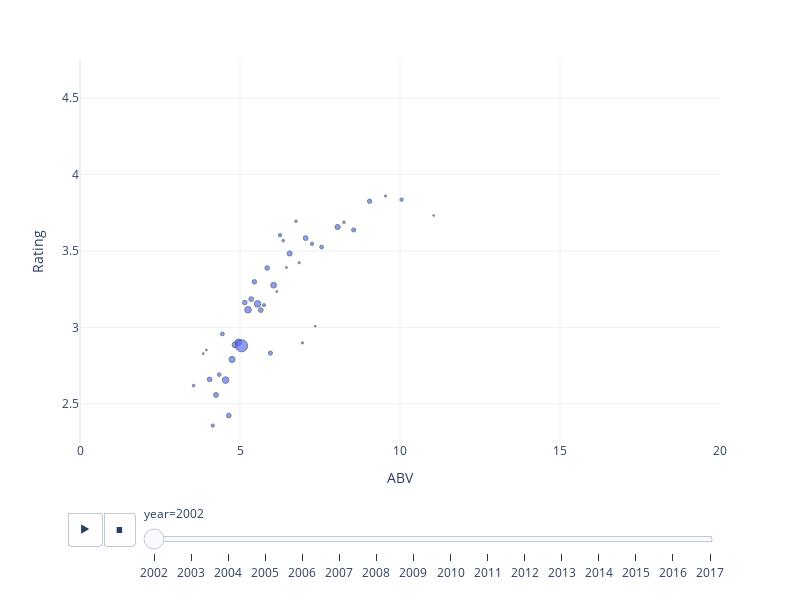

Here is the notebook cell this chart was saved with:
### Markdown cell above
## ABV and style analysis
In this section we'll continue by analyzing the popularity of ABV and style in the world and we'll also study how these have evolved over time.

### Code cell
# Define some useful variables
MAX_ABV = 20
NUMBER_OF_SAMPLES_ABV = 201
MIN_NUMBER_OF_RATING = 250

# Process the data
beer_ratings = []
linspace = np.linspace(0, MAX_ABV, NUMBER_OF_SAMPLES_ABV)
for year in sorted(df_ratings_no_text['date'].dt.year.unique()):
    # Filter the data by the year
    df_year = df_ratings_no_text[df_ratings_no_text['year'] == year]
    
    # Iterate within the ABV range
    for i in range(len(linspace) - 1):
        # Filter the data
        min_abv = round(linspace[i], 2)
        max_abv = round(linspace[i + 1], 2)

        # Compute the matrics
        filtered = df_year[(df_year['abv'] >= min_abv) & (df_year['abv'] < max_abv)]
        ratings = filtered['rating'].mean()
        nbr_ratings = filtered['rating'].count()

        # Append the data
        if nbr_ratings > MIN_NUMBER_OF_RATING:
            beer_ratings.append({'year': year, 'abv': (min_abv+max_abv)/2, 'rating': ratings, 'nbr_ratings': nbr_ratings})

# Convert to DataFrame
beer_ratings = pd.DataFrame(beer_ratings)

# Do the plot
fig = px.scatter(beer_ratings, x='abv', y='rating', size='nbr_ratings', hover_name='abv',animation_frame='year', labels={'abv': 'ABV:', 'rating': 'Rating:', 'nbr_ratings': 'Number of ratings:'},range_x=[0, 20], range_y=[2.25, 4.75])
fig.update_traces(marker=dict(line=dict(width=1, color='DarkSlateGrey')))
fig.update_layout(showlegend=False)
fig.update_xaxes(title_text='ABV')
fig.update_yaxes(title_text='Rating')
fig.show()

### Figure 1 — Plotly figure (JSON) as saved in the notebook; plotly's stock layout.template omitted (floating-point values rounded to 4 significant figures)
{"data": [{"hovertemplate": "<b>%{hovertext}</b><br><br>year=2002<br>ABV:=%{x}<br>Rating:=%{y}<br>Number of ratings:=%{marker.size}<extra></extra>", "hovertext": [3.55, 3.85, 3.95, 4.05, 4.15, 4.25, 4.35, 4.45, 4.55, 4.65, 4.75, 4.85, 4.95, 5.05, 5.15, 5.25, 5.35, 5.45, 5.55, 5.65, 5.75, 5.85, 5.95, 6.05, 6.15, 6.25, 6.35, 6.45, 6.55, 6.75, 6.85, 6.95, 7.05, 7.25, 7.35, 7.55, 8.05, 8.25, 8.55, 9.05, 9.55, 10.05, 11.05], "legendgroup": "", "marker": {"color": "#636efa", "line": {"color": "DarkSlateGrey", "width": 1}, "size": [589, 285, 266, 1659, 824, 1849, 1073, 1106, 3415, 1728, 2901, 2942, 3174, 11561, 1609, 3450, 1785, 1601, 3346, 1762, 722, 1646, 1404, 2598, 300, 847, 509, 330, 2022, 485, 389, 408, 1847, 854, 255, 1139, 2118, 501, 1329, 1497, 392, 922, 266], "sizemode": "area", "sizeref": 157.2, "symbol": "circle"}, "mode": "markers", "name": "", "orientation": "v", "showlegend": false, "type": "scatter", "x": [3.55, 3.85, 3.95, 4.05, 4.15, 4.25, 4.35, 4.45, 4.55, 4.65, 4.75, 4.85, 4.95, 5.05, 5.15, 5.25, 5.35, 5.45, 5.55, 5.65, 5.75, 5.85, 5.95, 6.05, 6.15, 6.25, 6.35, 6.45, 6.55, 6.75, 6.85, 6.95, 7.05, 7.25, 7.35, 7.55, 8.05, 8.25, 8.55, 9.05, 9.55, 10.05, 11.05], "xaxis": "x", "y": [2.619, 2.828, 2.852, 2.66, 2.357, 2.558, 2.691, 2.957, 2.655, 2.423, 2.79, 2.886, 2.904, 2.88, 3.162, 3.116, 3.185, 3.298, 3.154, 3.113, 3.146, 3.389, 2.832, 3.276, 3.235, 3.603, 3.568, 3.392, 3.484, 3.695, 3.423, 2.899, 3.585, 3.547, 3.008, 3.525, 3.657, 3.688, 3.638, 3.826, 3.859, 3.836, 3.733], "yaxis": "y"}], "layout": {"height": 600, "legend": {"itemsizing": "constant", "tracegroupgap": 0}, "margin": {"t": 60}, "showlegend": false, "sliders": [{"active": 0, "currentvalue": {"prefix": "year="}, "len": 0.9, "pad": {"b": 10, "t": 60}, "steps": [{"args": [["2002"], {"frame": {"duration": 0, "redraw": false}, "fromcurrent": true, "mode": "immediate", "transition": {"duration": 0, "easing": "linear"}}], "label": "2002", "method": "animate"}, {"args": [["2003"], {"frame": {"duration": 0, "redraw": false}, "fromcurrent": true, "mode": "immediate", "transition": {"duration": 0, "easing": "linear"}}], "label": "2003", "method": "animate"}, {"args": [["2004"], {"frame": {"duration": 0, "redraw": false}, "fromcurrent": true, "mode": "immediate", "transition": {"duration": 0, "easing": "linear"}}], "label": "2004", "method": "animate"}, {"args": [["2005"], {"frame": {"duration": 0, "redraw": false}, "fromcurrent": true, "mode": "immediate", "transition": {"duration": 0, "easing": "linear"}}], "label": "2005", "method": "animate"}, {"args": [["2006"], {"frame": {"duration": 0, "redraw": false}, "fromcurrent": true, "mode": "immediate", "transition": {"duration": 0, "easing": "linear"}}], "label": "2006", "method": "animate"}, {"args": [["2007"], {"frame": {"duration": 0, "redraw": false}, "fromcurrent": true, "mode": "immediate", "transition": {"duration": 0, "easing": "linear"}}], "label": "2007", "method": "animate"}, {"args": [["2008"], {"frame": {"duration": 0, "redraw": false}, "fromcurrent": true, "mode": "immediate", "transition": {"duration": 0, "easing": "linear"}}], "label": "2008", "method": "animate"}, {"args": [["2009"], {"frame": {"duration": 0, "redraw": false}, "fromcurrent": true, "mode": "immediate", "transition": {"duration": 0, "easing": "linear"}}], "label": "2009", "method": "animate"}, {"args": [["2010"], {"frame": {"duration": 0, "redraw": false}, "fromcurrent": true, "mode": "immediate", "transition": {"duration": 0, "easing": "linear"}}], "label": "2010", "method": "animate"}, {"args": [["2011"], {"frame": {"duration": 0, "redraw": false}, "fromcurrent": true, "mode": "immediate", "transition": {"duration": 0, "easing": "linear"}}], "label": "2011", "method": "animate"}, {"args": [["2012"], {"frame": {"duration": 0, "redraw": false}, "fromcurrent": true, "mode": "immediate", "transition": {"duration": 0, "easing": "linear"}}], "label": "2012", "method": "animate"}, {"args": [["2013"], {"frame": {"duration": 0, "redraw": false}, "fromcurrent": true, "mode": "immediate", "transition": {"duration": 0, "easing": "linear"}}], "label": "2013", "method": "animate"}, {"args": [["2014"], {"frame": {"duration": 0, "redraw": false}, "fromcurrent": true, "mode": "immediate", "transition": {"duration": 0, "easing": "linear"}}], "label": "2014", "method": "animate"}, {"args": [["2015"], {"frame": {"duration": 0, "redraw": false}, "fromcurrent": true, "mode": "immediate", "transition": {"duration": 0, "easing": "linear"}}], "label": "2015", "method": "animate"}, {"args": [["2016"], {"frame": {"duration": 0, "redraw": false}, "fromcurrent": true, "mode": "immediate", "transition": {"duration": 0, "easing": "linear"}}], "label": "2016", "method": "animate"}, {"args": [["2017"], {"frame": {"duration": 0, "redraw": false}, "fromcurrent": true, "mode": "immediate", "transition": {"duration": 0, "easing": "linear"}}], "label": "2017", "method": "animate"}], "x": 0.1, "xanchor": "left", "y": 0, "yanchor": "top"}], "updatemenus": [{"buttons": [{"args": [null, {"frame": {"duration": 500, "redraw": false}, "fromcurrent": true, "mode": "immediate", "transition": {"duration": 500, "easing": "linear"}}], "label": "&#9654;", "method": "animate"}, {"args": [[null], {"frame": {"duration": 0, "redraw": false}, "fromcurrent": true, "mode": "immediate", "transition": {"duration": 0, "easing": "linear"}}], "label": "&#9724;", "method": "animate"}], "direction": "left", "pad": {"r": 10, "t": 70}, "showactive": false, "type": "buttons", "x": 0.1, "xanchor": "right", "y": 0, "yanchor": "top"}], "width": 800, "xaxis": {"anchor": "y", "domain": [0, 1], "range": [0, 20], "title": {"text": "ABV"}}, "yaxis": {"anchor": "x", "domain": [0, 1], "range": [2.25, 4.75], "title": {"text": "Rating"}}}}
